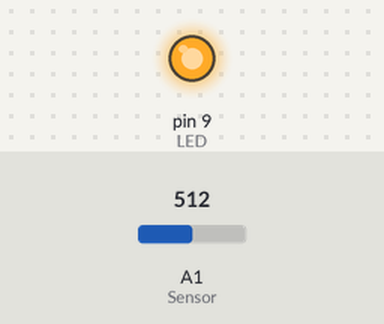
Simulated run of this sketch. Board: Arduino Uno, built with avr-gcc and run on an emulated ATmega328P. Shown: output pins drawn as LEDs (lit = HIGH). Inputs (shaded band) come from the test bench; at power-on: A1 (Sensor) = 512.

Above: at 1.2 s.
1.3 s: A1 (Sensor) set to 122
At 2.0 s:
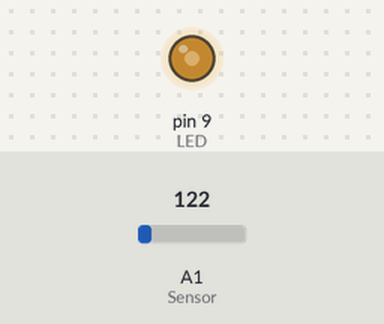
2.9 s: A1 (Sensor) set to 0
At 3.3 s:
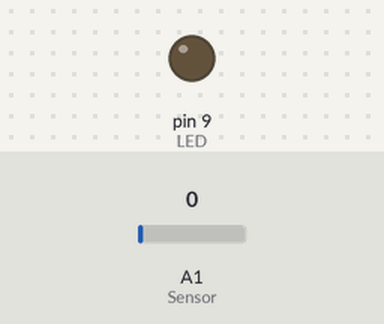
4.5 s: A1 (Sensor) set to 306
At 5.7 s:
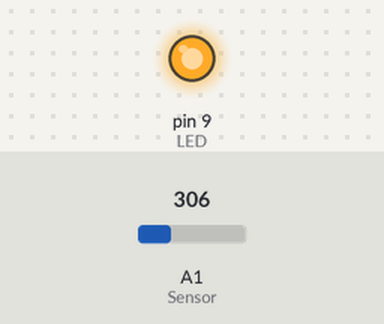
Timing chart, 0 to 7.5 s (numbered marks = the images above; inputs shaded):
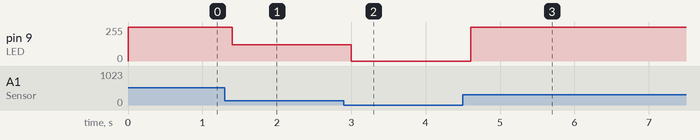

Measured:
- after the input at 1.3 s, pin 9 (LED): 255/255 → 122/255 after 0.10 s
- after the input at 2.9 s, pin 9 (LED): 122/255 → 0/255 after 0.10 s
- after the input at 4.5 s, pin 9 (LED): 0/255 → 255/255 after 0.10 s

The sketch:

LDR.ino
```cpp
/*
 * Sensoren Vorlage
 * Dominic Brauer + Philipp Klimaschewski
 * Release: 20.09.2021
 */

//Deklarationsbereich

int Sensor = 1;
int WERT;
int Zeit = 200;
int LED = 9;

//Voreinstellungsbereich

void setup()
{
  Serial.begin(9600);
}

void loop()
{
  WERT = analogRead(Sensor);
  Serial.begin(WERT);
  analogWrite(LED,WERT);
  delay(Zeit);
}
```
